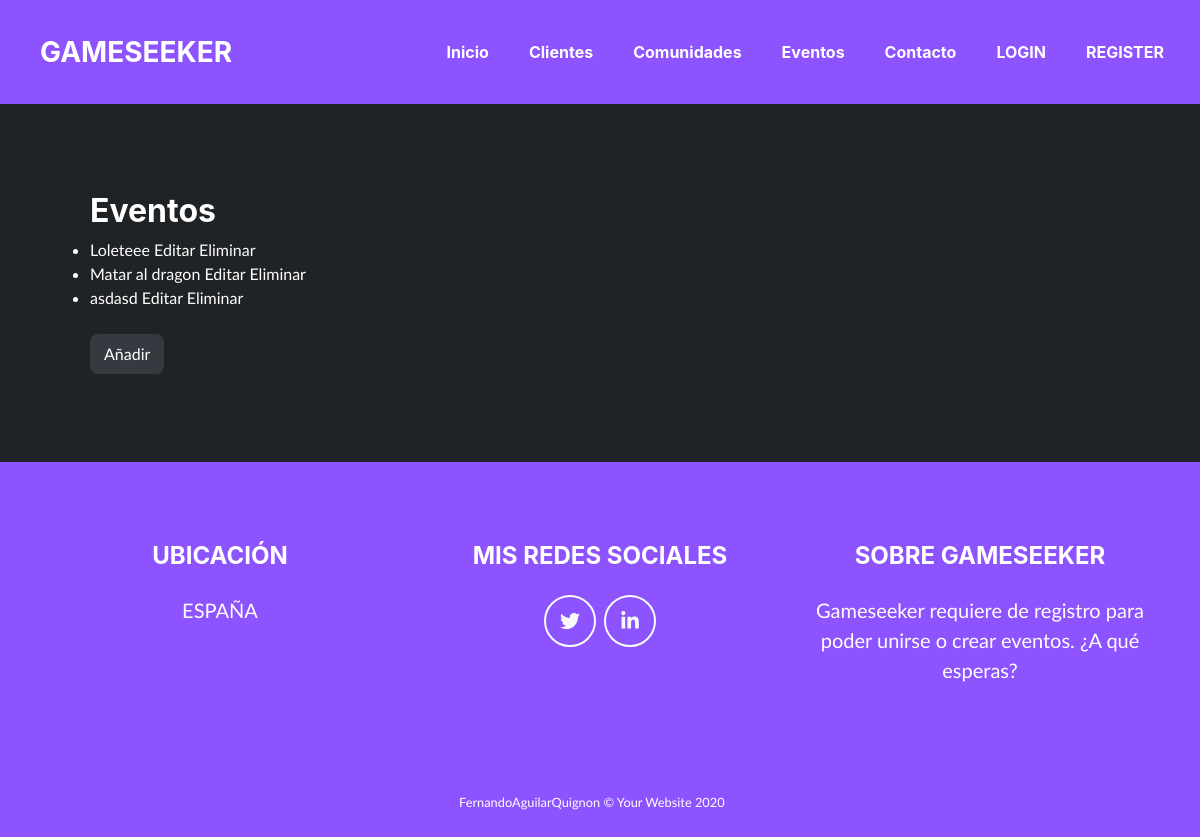
The page /eventos/ on the database its author committed.
### gameseek_app/models.py (models this page shows, shortened)
class Event(models.Model):
    name = models.CharField(max_length = 100, unique=True, null=False, blank=False)
    date = models.DateTimeField(default='YYYY-MM-DD HH-MM-SS', null=False, blank=False)
    limit_of_players = models.PositiveBigIntegerField(null=False, blank=False)
    game = models.CharField(max_length = 100, null=False, blank=False)
    description = models.CharField(max_length = 1000)
    language = models.CharField(max_length = 100)

### gameseek_app/views.py (the view)
# urls.py: path('eventos/', EventListView.as_view(), name="events-list"),
class EventListView(ListView):
    model = Event
    def get_context_data(self, **kwargs):
        context = super().get_context_data(**kwargs)
        context['now'] = timezone.now()
        return context

### gameseek_app/templates/gameseek_app/event_list.html (shortened to what this page needs)
{% extends "base.html" %}
{% block content %}
<section class="page-section portfolio" id="portfolio">
    <ul>
    <h2>Eventos</h2>
    {% for event in object_list %}
        <li><a href={% url 'gmsk:events-detail' event.id %}>{{ event.name }} </a><a href={% url 'gmsk:events-update' event.id %}>Editar  </a><a href={% url 'gmsk:events-delete' event.id %}>Eliminar</a></li>
    {% endfor %}
    <br>
    <button type="button" class="btn btn-dark" onclick="window.location.href='/eventos/add/'">Añadir</button>
</ul>
</section>
{% endblock %}

### rows shown on the page
Event: name "Loleteee"
Event: name "Matar al dragon"
Event: name "asdasd"
